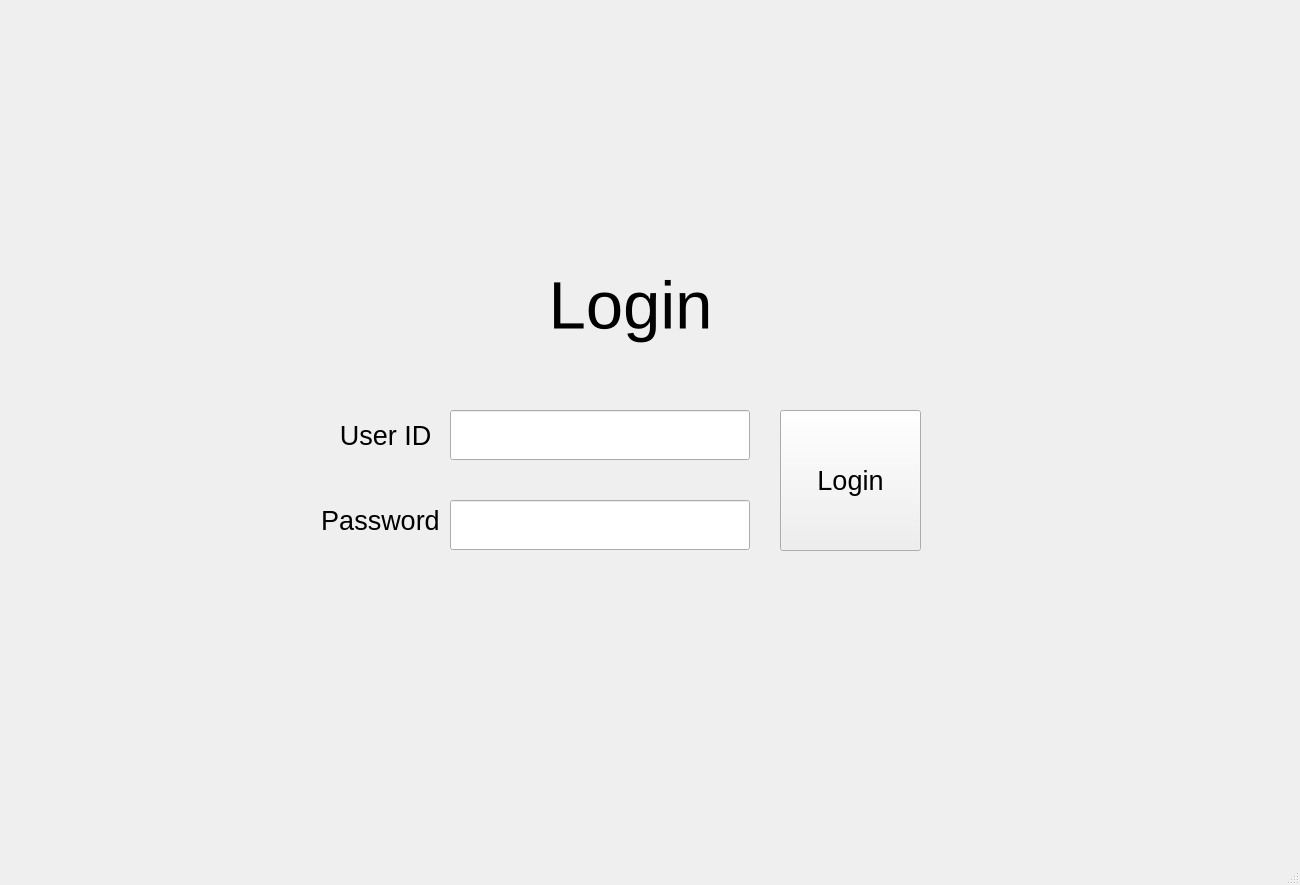
<?xml version="1.0" encoding="UTF-8"?>
<ui version="4.0">
 <class>MainWindow</class>
 <widget class="QMainWindow" name="MainWindow">
  <property name="geometry">
   <rect>
    <x>0</x>
    <y>0</y>
    <width>1300</width>
    <height>885</height>
   </rect>
  </property>
  <property name="windowTitle">
   <string>MainWindow</string>
  </property>
  <widget class="QWidget" name="centralwidget">
   <widget class="QLabel" name="username_label">
    <property name="geometry">
     <rect>
      <x>320</x>
      <y>400</y>
      <width>131</width>
      <height>71</height>
     </rect>
    </property>
    <property name="font">
     <font>
      <pointsize>20</pointsize>
     </font>
    </property>
    <property name="text">
     <string>User ID</string>
    </property>
    <property name="alignment">
     <set>Qt::AlignCenter</set>
    </property>
   </widget>
   <widget class="QLabel" name="password_label">
    <property name="geometry">
     <rect>
      <x>320</x>
      <y>480</y>
      <width>121</width>
      <height>81</height>
     </rect>
    </property>
    <property name="font">
     <font>
      <pointsize>20</pointsize>
     </font>
    </property>
    <property name="text">
     <string>Password</string>
    </property>
    <property name="alignment">
     <set>Qt::AlignCenter</set>
    </property>
   </widget>
   <widget class="QLineEdit" name="username_input">
    <property name="geometry">
     <rect>
      <x>450</x>
      <y>410</y>
      <width>300</width>
      <height>50</height>
     </rect>
    </property>
   </widget>
   <widget class="QLineEdit" name="password_input">
    <property name="geometry">
     <rect>
      <x>450</x>
      <y>500</y>
      <width>300</width>
      <height>50</height>
     </rect>
    </property>
   </widget>
   <widget class="QLabel" name="Login_text">
    <property name="geometry">
     <rect>
      <x>530</x>
      <y>250</y>
      <width>201</width>
      <height>111</height>
     </rect>
    </property>
    <property name="font">
     <font>
      <pointsize>50</pointsize>
     </font>
    </property>
    <property name="text">
     <string>Login</string>
    </property>
    <property name="alignment">
     <set>Qt::AlignCenter</set>
    </property>
   </widget>
   <widget class="QPushButton" name="login_button">
    <property name="geometry">
     <rect>
      <x>780</x>
      <y>410</y>
      <width>141</width>
      <height>141</height>
     </rect>
    </property>
    <property name="font">
     <font>
      <pointsize>20</pointsize>
     </font>
    </property>
    <property name="text">
     <string>Login</string>
    </property>
   </widget>
   <widget class="QLabel" name="status_label">
    <property name="geometry">
     <rect>
      <x>340</x>
      <y>580</y>
      <width>581</width>
      <height>41</height>
     </rect>
    </property>
    <property name="font">
     <font>
      <pointsize>15</pointsize>
     </font>
    </property>
    <property name="text">
     <string/>
    </property>
   </widget>
  </widget>
  <widget class="QMenuBar" name="menubar">
   <property name="geometry">
    <rect>
     <x>0</x>
     <y>0</y>
     <width>1300</width>
     <height>28</height>
    </rect>
   </property>
  </widget>
  <widget class="QStatusBar" name="statusbar"/>
 </widget>
 <resources/>
 <connections/>
</ui>
